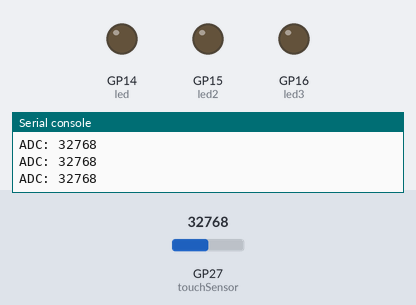
A program run on a simulated Raspberry Pi Pico running MicroPython. Parts: output pins drawn as LEDs (lit = HIGH), the last lines printed to the serial console. Dashed ring = blinking. The test bench sets the inputs (shaded band); at power-on: GP27 (touchSensor) = 32768 (analog values on the 0–65535 scale).

Above: at 1.2 s.
1.3 s: GP27 (touchSensor) set to 65535
At 2.1 s:
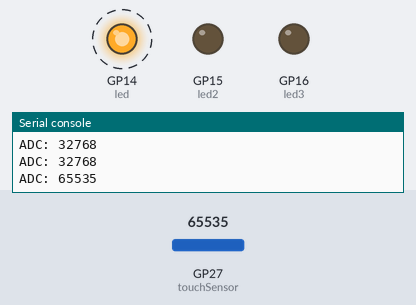
At 2.9 s:
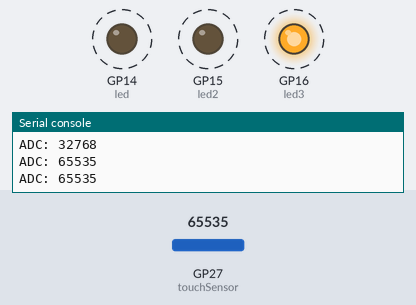
4.3 s: GP27 (touchSensor) set to 57670
At 4.5 s:
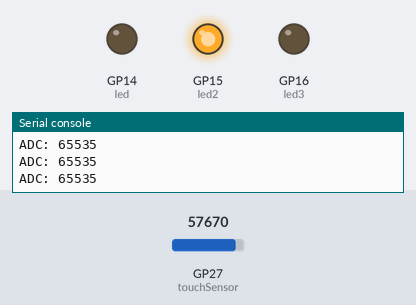
Timing chart, 0 to 7.3 s (numbered marks = the images above; inputs shaded):
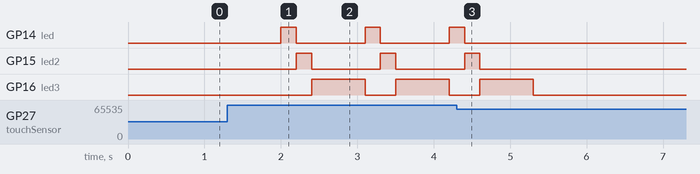

The program:

Multi_LED_example.py
```python
import time
from machine import Pin, ADC

led = Pin(14, Pin.OUT)
led2 = Pin(15, Pin.OUT)
led3 = Pin(16, Pin.OUT)
touchSensor = ADC(27)

while True:
    reading = touchSensor.read_u16()
    print("ADC: {}".format(reading))
    time.sleep(0.5)

    if reading == 65535:
        led.value(1)
        led2.value(0)
        led3.value(0)
        time.sleep(0.2)
        led.value(0)
        led2.value(1)
        led3.value(0)
        time.sleep(0.2)
        led.value(0)
        led2.value(0)
        led3.value(1)
        time.sleep(0.2)

    else:
        led.value(0)
        led2.value(0)
        led3.value(0)
```

Measured:
- after the input at 1.3 s, GP14 (led): alternates HIGH for 0.20 s and LOW for 0.90 s, starting after 0.70 s; GP15 (led2): alternates HIGH for 0.20 s and LOW for 0.90 s, starting after 0.90 s; GP16 (led3): alternates HIGH for 0.70 s and LOW for 0.40 s, starting after 1.1 s
- after the input at 4.3 s, GP14 (led): goes on until 4.4 s, then stays LOW; GP15 (led2): goes on until 4.6 s, then stays LOW; GP16 (led3): goes on until 5.3 s, then stays LOW
